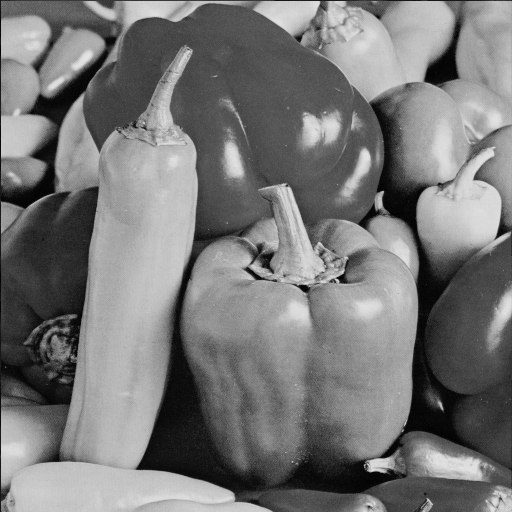
%> input picture PDE_image_processing/images/peppersbw.png, 512 x 512 px
$ octave diffusion1.m   (GNU Octave 9; MATLAB toolbox functions it lacks are replaced by stand-ins)
%> lines starting %> are read from the running program, lines starting %| are printed output that depends on the picture
### PDE_image_processing/examples/isotropic_diffusion.m
%% Solving the 2-D isotropic diffusion equation by the Finite Difference
%
%  u = isotropic_diffusion(U, DTD, N) where U is a 2D matrix representing
%       the initial conditions, DTD is the timestep dt multiplied by the
%       diffusion constant D, and N is the number of timesteps
%
% Method: Forward Time, Centered Space.
%
% Boundary Conditions = Zero-neumann
%
% $$u_t(x,y,t) = D (u_{xx}(x,y,t) + u_{xx}(x,y,t))$$
%
% $$u^{n+1}_i = \Delta t D (u^n_{i+1,j} + u^n_{i-1,j} + u^n_{i,j+1} + u^n_{i,j-1}) + (1-4\Delta t D)u^n_{i,j})$$
%
% $$\frac{\partial u}{\partial x}(0,y,t) = 0$$
%
% $$\frac{\partial u}{\partial x}(L,y,t) = 0$$
%
% $$\frac{\partial u}{\partial y}(x,0,t) = 0$$
%
% $$\frac{\partial u}{\partial y}(x,L,t) = 0$$
%
function u = isotropic_diffusion(u, dtD, N)
  %%
  % Get size of initial condition matrix
  [nx ny] = size(u);

  %%
  % Setup indexing. We don't update the boundary pixels, as they are set by
  % the boundary conditions
  i=2:nx-1;
  j=2:ny-1;

  %%
  % Loop through timesteps
  for it=1:N
      %%
      % Use Forward Time, Centered Space
      u(i,j)= dtD*(u(i+1,j)+u(i-1,j)+u(i,j+1)+u(i,j-1)) + (1-4*dtD)*u(i,j);

      %%
      % Zero-neumann boundary conditions
      u(1,:) = u(2,:);
      u(nx,:) = u(nx-1,:);
      u(:,1) = u(:,2);
      u(:,ny) = u(:,ny-1);
  end
end

### PDE_image_processing/examples/diffusion1.m
%% Isotropic diffusion for image processing 1
% Read image and convert to double
u = double(imread('../images/peppersbw.png'));
%> u: size 512x512 double; min 0, max 230, mean 119.3; mean of the top-left, top-right, bottom-left and bottom-right quarters 115.8, 135.7, 121, 104.8

%%
% Add normal noise with mean 0 and variance 10
u = u + 10.0*randn (size(u));
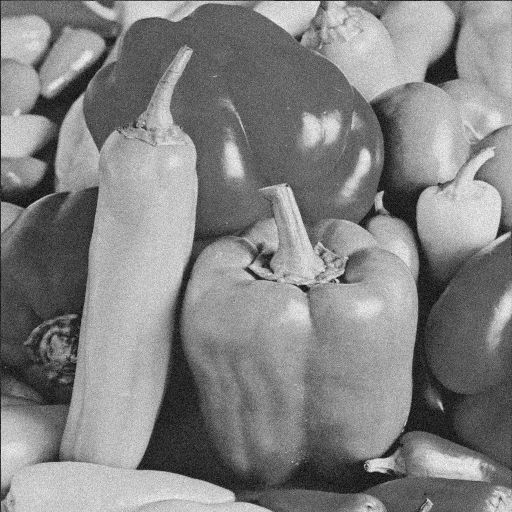
%> u: size 512x512 double; min -31.31, max 260.1, mean 119.3; drawn with min black and max white

%%
% Display before image
figure
subplot(2,2,1)
colormap gray
imagesc(uint8(u));
title('before');

subplot(2,2,2)
colormap gray
plot(u(size(u,1)/2+3,:));
ylabel('u')

%%
% Run diffusion
dt = 0.1;
D = 1;
u = isotropic_diffusion(u, dt*D, 20);
%> after the loop in isotropic_diffusion, `for it=1:N`:
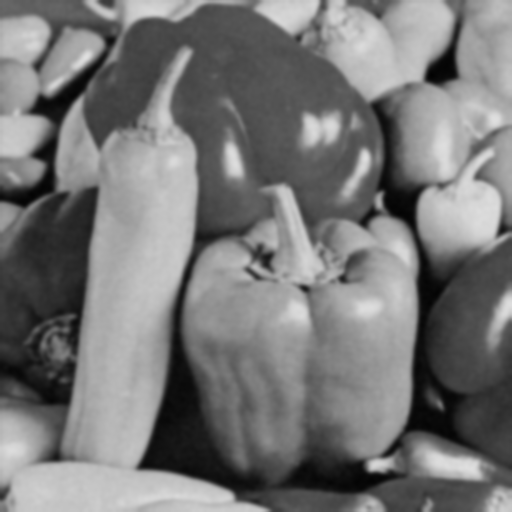
%> u: size 512x512 double; min 2.59, max 224, mean 119.7

%%
% Display result
subplot(2,2,3)
imagesc(uint8(u));
title('after');

subplot(2,2,4)
colormap gray
plot(u(size(u,1)/2+3,:));
ylabel('u')
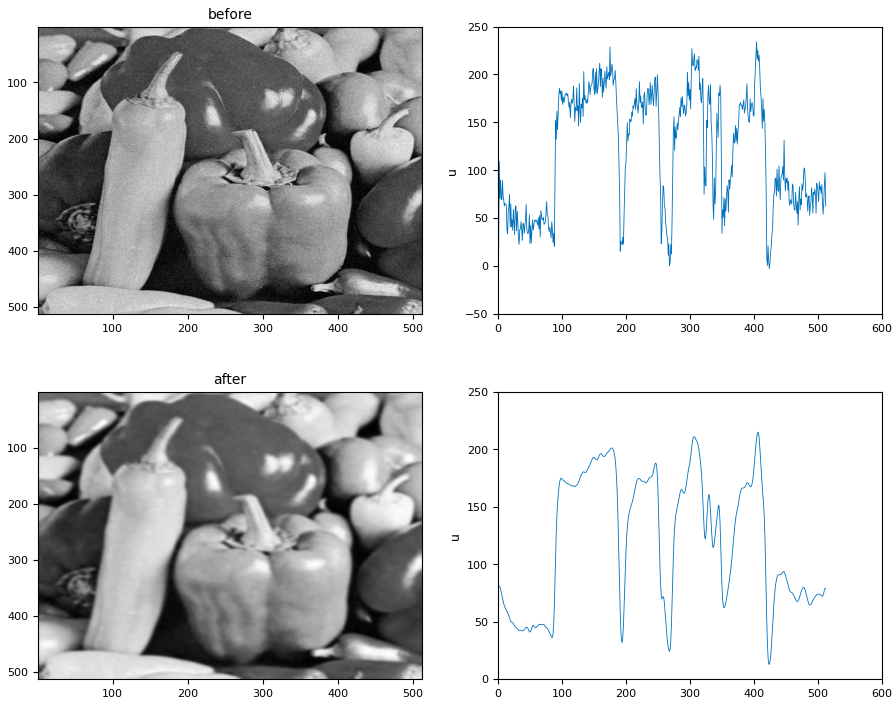
%> figure redrawn from the program's plot data, 4 panels
